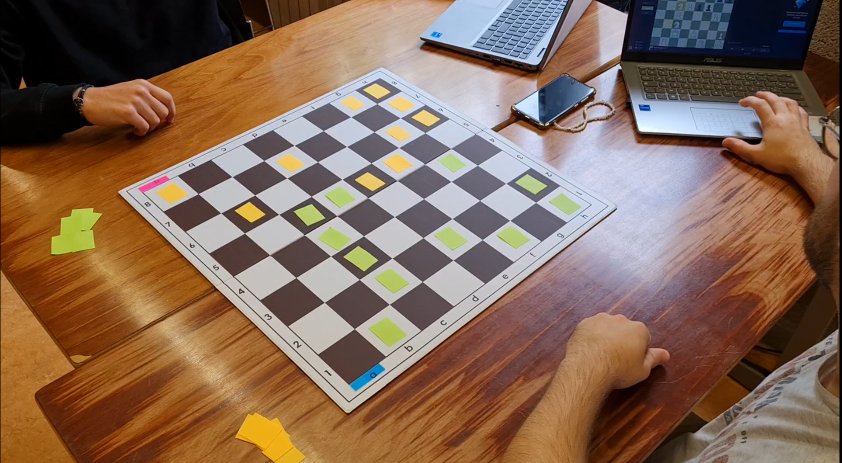
#> input picture project/step3/frames/frame05.png, 1684 x 926 px (shown at 1/2 size)
$ python detect_with_area.py
#> lines starting #> are read from the running program, lines starting #| are printed output that depends on the picture; after the words box and inside, x2 and y2 are one past the last pixel; in counts of white or black regions, pixels touching at a corner belong together
#> in main, frame is the input picture: shape (926, 1684, 3); mean B, G, R 85.9, 104.7, 132.8
### project/step3/calib.py
#*-----------------------------------------------------------------------------------------------*#
#*----------------------------------------Calib.py-----------------------------------------*#
#*-----------------------------------------------------------------------------------------------*#

#*
#* @project ELEN0016-2 - Computer Vision - Student Project - Task 2: Calibration
#* @authors Adrien Martins, Léa Rion and Elliot Bouchy
#* @team: group 9
#* @date
#* @brief Calibration of the chess grid

#*-------------------------------------------Imports---------------------------------------------*#
from datetime import datetime

import cv2
import math
import numpy as np

def are_corners_within_bounds(int_corners, ext_corners):
    """
    Vérifie si tous les coins détectés sont à l'intérieur des coins externes calculés.

    :param detected_corners: Tableau de coins détectés.
    :param external_corners: Tableau des coins externes, supposé être un quadrilatère (4 points).
    :return: True si tous les coins détectés sont à l'intérieur des limites, False sinon.
    """
    # Conversion des coins externes en un contour (polygone)
    contour = np.array(ext_corners, dtype=np.float32).reshape((-1, 1, 2))

    point = int_corners[0]  # Chaque coin détecté est dans un tableau [[x, y]]
    result = cv2.pointPolygonTest(contour, (point[0], point[1]), False)
    # print(result)

    # Si un point est en dehors du contour, retourner False
    if result < 0:
        return False

    # Tous les points sont à l'intérieur du contour
    return True


def corners_calibration(frame):
    """
    Perform a camera calibration as well as a corners and stickers detection

    :param frame: the frame to analyze

    :return is_calibrate: a flag to signal that the calibration is done
    :return rose_pos: the position of the rose sticker
    :return blue_pos: the position of the blue sticker
    :return corners: an array with the chessboard corner coordinates
    """

    # Initialize the the return variables
    is_calibrate = False
    rose_pos = [(0, 0), (0, 0)]
    blue_pos = [(0, 0), (0, 0)]
    corners = np.array([])

    # Define the internal board dimensions
    board_dimension = (7, 7)

    # Define methods to find the chessboard corners
    methods = [
        lambda img: img,
        lambda img: cv2.adaptiveThreshold(img, 255, cv2.ADAPTIVE_THRESH_GAUSSIAN_C, cv2.THRESH_BINARY, 11, 2),
        lambda img: cv2.equalizeHist(img)
    ]

    # Define criteria for corners refinement
    criteria = (cv2.TERM_CRITERIA_EPS + cv2.TERM_CRITERIA_MAX_ITER, 30, 0.001)

    # Get the sticker coordinates
    x_rose, y_rose, x_blue, y_blue, ret_stickers = corners_stickers(frame)
    rose_pos, blue_pos = [x_rose, y_rose], [x_blue, y_blue]

    # If the stickers are not found, set the flag and return
    if not ret_stickers:
        print("calibration not possible")
        is_calibrate = False
        return is_calibrate, rose_pos, blue_pos, corners

    # Convert to grayscale and apply a Gaussian blur filter
    gray = cv2.cvtColor(frame, cv2.COLOR_BGR2GRAY)
    gray = cv2.GaussianBlur(gray, (5, 5), 0)

    # Find chessboard corners by looping through the 3 methods
    for method in methods:

        processed = method(gray)

        # Test with the first function
        ret_corner, corners = cv2.findChessboardCorners(processed, board_dimension, cv2.CALIB_CB_ADAPTIVE_THRESH + cv2.CALIB_CB_FAST_CHECK + cv2.CALIB_CB_NORMALIZE_IMAGE)

        if ret_corner:

            break

        # Test with the second function
        ret_corner, corners = cv2.findChessboardCornersSB(processed, board_dimension, cv2.CALIB_CB_EXHAUSTIVE + cv2.CALIB_CB_ACCURACY)

        if ret_corner:

            break

    # If the corners are not found, set the flag and return
    if not ret_corner:
        return is_calibrate, rose_pos, blue_pos, corners

    # Refine the pixel coordinates
    # print(corners)
    corners2 = cv2.cornerSubPix(gray, corners, (11, 11), (-1, -1), criteria)

    # Determine the coordinates of the internal corners
    a1 = tuple(corners2[0][0])
    a8 = tuple(corners2[board_dimension[0]-1][0])
    h8 = tuple(corners2[-1][0])
    h1 = tuple(corners2[-(board_dimension[0])][0])
    internal_corners = np.array([a1, a8, h1, h8], dtype = np.float32)
    print('internal_corners')

    # Find the external corners of the chessboard and get the homography matrix
    external_corners, homography = corners_external(corners2, board_dimension)
    print('external_corners, homography')

    # Process the corners to determine the correct order
    final_corners, final_ext_corners = np.array(corners_process(internal_corners, external_corners, rose_pos, blue_pos))

    cv2.polylines(frame, [final_ext_corners.astype(np.int32)], isClosed = True, color = (0, 255, 0), thickness = 2)
    display_corners(final_corners, frame)

    is_calibrate = True
    return is_calibrate, rose_pos, blue_pos, final_ext_corners

def corners_external(corners, board_dimension, square_size=5):
    """
    Find the external corners of the chessboard using homography

    :param corners: detected internal corners of the chessboard
    :param board_dimension: the number of internal corners (width, height)
    :param square_size: the size of a square on the chessboard (in some units, e.g., cm or pixels)

    :return external_corners: external corners of the chessboard
    :return homography: the homography matrix
    """

    # Internal corners from detected chessboard (e.g., 6x6 for a 7x7 grid)
    internal_corners = corners.reshape(-1, 2)

    # Define the real-world coordinates of the internal corners
    # Assuming the chessboard is in the XY plane with Z=0
    obj_points = np.zeros((board_dimension[0] * board_dimension[1], 3), np.float32)
    obj_points[:, :2] = np.mgrid[0:(board_dimension[0]), 0:(board_dimension[1])].T.reshape(-1, 2)
    obj_points *= square_size

    # Define the real-world coordinates for the external corners (8x8 grid for a 7x7 chessboard)
    external_obj_points = np.array([
        [-square_size, -square_size], # Top-left external corner - a8
        [(board_dimension[0]) * square_size, -square_size], # Top-right external corner - h8
        [-square_size, (board_dimension[1]) * square_size], # Bottom-left external corner - a1
        [(board_dimension[0]) * square_size, (board_dimension[1]) * square_size] # Bottom-right external corner - h1
    ], dtype = np.float32)

    # Find the homography that maps the internal corners to the ideal grid internal corners
    homography, _ = cv2.findHomography(obj_points[:, :2], internal_corners)

    # Apply the homography to the external corners
    external_corners = cv2.perspectiveTransform(external_obj_points.reshape(-1, 1, 2), homography)

    return external_corners.reshape(-1, 2), homography

def corners_h1_h8 (pts, i_A, i_B):
    """
    Determine the indices of the points C and D given the indices of the points A and B

    :param pts: a list of 4 points
    :param i_A: the index of point A
    :param i_B: the index of point B

    :return i_C: the index of point C
    :return i_D: the index of point D
    """

    index = [0, 1, 2, 3]
    index_left = [x for x in index if x != i_A and x != i_B]
    i, j = index_left

    AC = np.linalg.norm(pts[i] - pts[i_A])
    AD = np.linalg.norm(pts[j] - pts[i_A])
    AB = np.linalg.norm(pts[i_B] - pts[i_A])
    BC = np.linalg.norm(pts[i_B] - pts[i])

    vect_AB = np.array(pts[i_A]) - np.array(pts[i_B])
    vect_BC = np.array(pts[i_B]) - np.array(pts[i])

    deg_ABC = math.degrees(np.arccos(np.dot(vect_AB, vect_BC)/(AB*BC)))

    if AC > AD and deg_ABC > 90:

        i_C = i
        i_D = j

    elif AC < AD and deg_ABC < 90:

        i_C = i
        i_D = j

    else:

        i_C = j
        i_D = i

    return i_C, i_D

def corners_process(int_corners, ext_corners, rose_pos, blue_pos):
    """
    Process the corners to determine the correct order and orientation

    :param int_corners: internal corners of the chessboard
    :param ext_corners: external corners of the chessboard
    :param rose_pos: position of the rose sticker
    :param blue_pos: position of the blue sticker

    :return ordered_corners: ordered corners of the chessboard
    :return ord_ext_corners: ordered external corners of the chessboard
    """

    # Find the center of each corner
    center_corners = (int_corners + ext_corners) / 2

    # Determine the order to have the correct orientation
    # Compute the distances of the corners to the stickers
    distances_to_x_blue = [np.linalg.norm(corner - blue_pos) for corner in ext_corners]
    index_a1 = np.argmin(distances_to_x_blue)
    distances_to_x_rose = [np.linalg.norm(corner - rose_pos) for corner in ext_corners]
    index_a8 = np.argmin(distances_to_x_rose)

    # Get the corners in the correct order
    a1 = center_corners[index_a1]
    a8 = center_corners[index_a8]

    index_h1, index_h8 = corners_h1_h8(ext_corners, index_a8, index_a1)
    h8 = center_corners[index_h8]
    h1 = center_corners[index_h1]
    ordered_corners = [a1, a8, h8, h1]

    ord_ext_corners=[ext_corners[index_a1],
                     ext_corners[index_a8],
                     ext_corners[index_h8],
                     ext_corners[index_h1]]

    bool_inversed_corners = are_corners_within_bounds(int_corners, ord_ext_corners)
    if not(bool_inversed_corners):
        ord_ext_corners[1], ord_ext_corners[2], ord_ext_corners[3] = ord_ext_corners[1], ord_ext_corners[3], ord_ext_corners[2]
        ordered_corners[1], ordered_corners[2], ordered_corners[3] = ordered_corners[1], ordered_corners[3], ordered_corners[2]

    return ordered_corners, ord_ext_corners

def corners_stickers(frame):
    """
    Find the blue and the rose stickers in the frame

    :param frame: a CV2 frame

    :return x_rose: the x coordinate of the rose sticker
    :return y_rose: the y coordinate of the rose sticker
    :return x_blue: the x coordinate of the blue sticker
    :return y_blue: the y coordinate of the blue sticker
    :return flag: a boolean indicating if the stickers were found
    """

    # Define the color ranges for rose and blue stickers in HSV
    rose_lower = np.array([160, 120, 120])
    rose_upper = np.array([179, 255, 255])
    blue_lower = np.array([90, 100, 100])
    blue_upper = np.array([130, 255, 255])

    # Define size thresholds for stickers
    min_area = 250
    max_area = 2500

    # Apply a Gaussian blur to the frame
    blurred_frame = cv2.GaussianBlur(frame, (5, 5), 0)
    hsv_frame = cv2.cvtColor(blurred_frame, cv2.COLOR_BGR2HSV)
#> hsv_frame: shape (926, 1684, 3); mean H, S, V 49.1, 118.2, 138.5

    # Create masks for rose and blue colors
    rose_mask = cv2.inRange(hsv_frame, rose_lower, rose_upper)
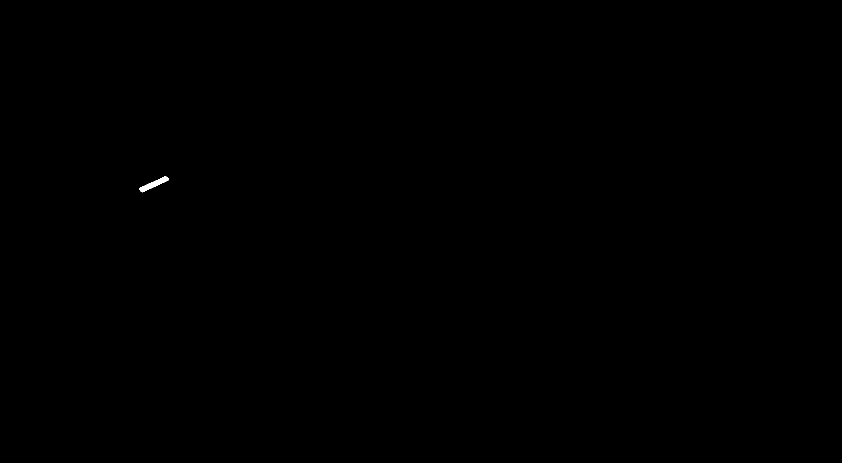
#> rose_mask: shape (926, 1684) (shown at 1/2 size); 0.04% white; 1 white region, box (x1, y1, x2, y2) and area: (278, 353, 338, 385) 619
    blue_mask = cv2.inRange(hsv_frame, blue_lower, blue_upper)
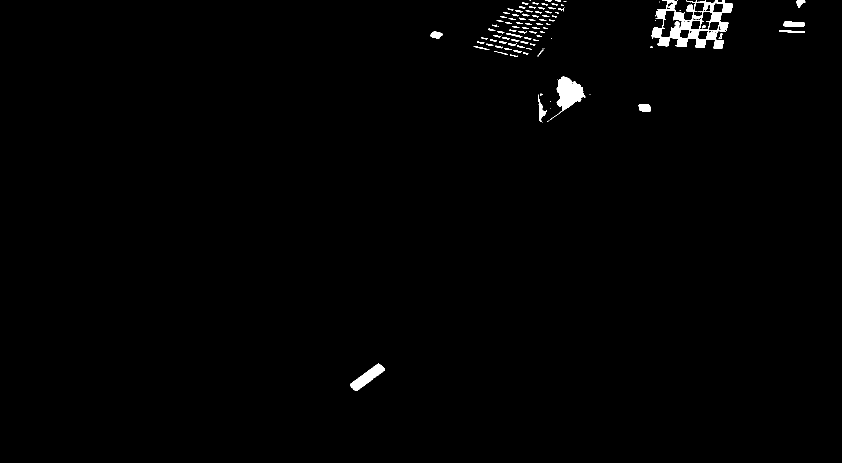
#> blue_mask: shape (926, 1684) (shown at 1/2 size); 0.92% white; 102 white regions (24 under 20 px), largest, box (x1, y1, x2, y2) and area: (1303, 0, 1466, 98) 6300, (1100, 153, 1171, 240) 2437, (700, 727, 770, 782) 1416

    # Morphological operations to clean the masks
    kernel = np.ones((5, 5), np.uint8)
    rose_mask = cv2.morphologyEx(rose_mask, cv2.MORPH_OPEN, kernel)
#> rose_mask: shape (926, 1684); 0.04% white; 1 white region, box (x1, y1, x2, y2) and area: (280, 353, 337, 383) 605
    rose_mask = cv2.morphologyEx(rose_mask, cv2.MORPH_CLOSE, kernel)
    blue_mask = cv2.morphologyEx(blue_mask, cv2.MORPH_OPEN, kernel)
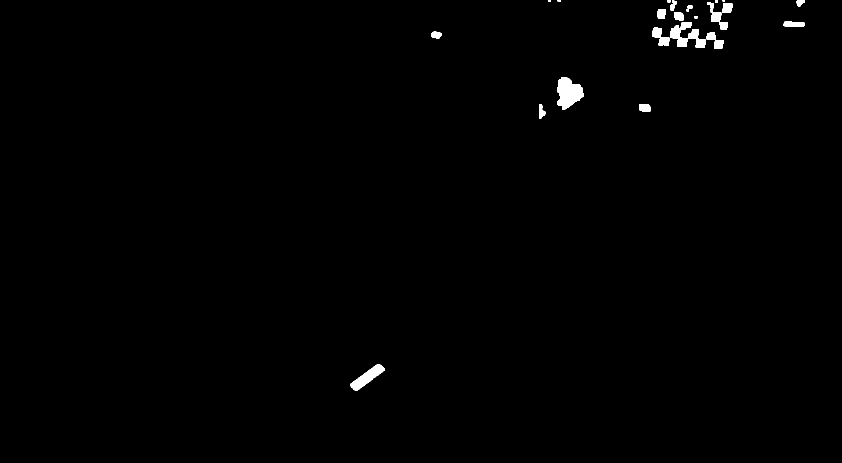
#> blue_mask: shape (926, 1684) (shown at 1/2 size); 0.65% white; 25 white regions (2 under 20 px), largest, box (x1, y1, x2, y2) and area: (1114, 154, 1168, 220) 2320, (701, 728, 769, 781) 1402, (1340, 44, 1383, 94) 1054
    blue_mask = cv2.morphologyEx(blue_mask, cv2.MORPH_CLOSE, kernel)
#> blue_mask: shape (926, 1684); 0.66% white; 16 white regions (1 under 20 px)

    # Find contours for the rose sticker and draw a rectangle around it
    rose_contours, _ = cv2.findContours(rose_mask, cv2.RETR_TREE, cv2.CHAIN_APPROX_SIMPLE)
#> rose_contours = 1 contour; box (x1, y1, x2, y2) and area: (280, 353, 337, 383) 543
    for contour in rose_contours:

        area = cv2.contourArea(contour)
        if min_area < area < max_area:

            perimeter = cv2.arcLength(contour, True)
            approx = cv2.approxPolyDP(contour, 0.02 * perimeter, True)

            if len(approx) >= 4:
                x_rose, y_rose, w, h = cv2.boundingRect(contour)
                cv2.rectangle(frame, (x_rose, y_rose), (x_rose + w, y_rose + h), (0, 0, 255), 2)
#> this loop made 1 pass
#> (area, perimeter, x_rose, y_rose, w, h) on pass 1: (543, 141.9, 280, 353, 57, 30)
#> frame: shape (926, 1684, 3); 0.03% of pixels changed, all inside (x1, y1, x2, y2) = (279, 352, 339, 385)


    # Find contours for blue stickers
    blue_contours, _ = cv2.findContours(blue_mask, cv2.RETR_TREE, cv2.CHAIN_APPROX_SIMPLE)
#> blue_contours = 16 contours, 2 with area under 20; largest, box (x1, y1, x2, y2) and area: (1304, 24, 1447, 97) 3000, (1114, 154, 1168, 220) 2228, (701, 728, 769, 781) 1328, (1414, 0, 1465, 60) 1004, (1567, 43, 1609, 54) 344
    blue_stickers = []
    for contour in blue_contours:

        area = cv2.contourArea(contour)
        if min_area < area < max_area:

            perimeter = cv2.arcLength(contour, True)
            approx = cv2.approxPolyDP(contour, 0.02 * perimeter, True)

            if len(approx) >= 4:

                x_blue, y_blue, w, h = cv2.boundingRect(contour)
                blue_stickers.append((x_blue, y_blue, w, h, area))
#> this loop made 16 passes
#> (area, perimeter, x_blue, y_blue, w, h) on passes 1, 2, 4, 6, 9, 12: (1327.5, 184.7, 701, 728, 68, 53), (277, 67.31, 1278, 209, 24, 14), (2228.5, 212.3, 1114, 154, 54, 66), (343.5, 97.9, 1567, 43, 42, 11), (267.5, 65.9, 1314, 19, 18, 19), (1004, 281.3, 1414, 0, 51, 60)
#> after the loop, blue_stickers = [(701, 728, 68, 53, 1327.5), (1278, 209, 24, 14, 277), (1114, 154, 54, 66, 2228.5), (1567, 43, 42, 11, 343.5), (1314, 19, 18, 19, 267.5), (1414, 0, 51, 60, 1004)]

    # If any value is not a value, return False
    if 'x_rose' not in locals() or 'y_rose' not in locals() or 'x_blue' not in locals() or 'y_blue' not in locals():

        return 0, 0, 0, 0, False

    # Process the blue elements to only get the blue sticker
    if len(blue_stickers) > 1 or blue_stickers[0][1] < 100:

        blue_stickers = [sticker for sticker in blue_stickers if sticker[0] >= 600 and sticker[1] >= 100]
#> blue_stickers = [(701, 728, 68, 53, 1327.5), (1278, 209, 24, 14, 277), (1114, 154, 54, 66, 2228.5)]

        # Sort by y (largest y is the lowest sticker in the image)
        if len(blue_stickers) <= 0:

            return 0, 0, 0, 0, False

        blue_stickers.sort(key=lambda x: x[1], reverse=True)
        chosen_blue = blue_stickers[0]
#> chosen_blue = (701, 728, 68, 53, 1327.5)

    else:

        chosen_blue = blue_stickers[0]

    # Draw the blue sticker
    x_blue, y_blue, w, h, _ = chosen_blue
#> x_blue = 701; y_blue = 728; w = 68; h = 53
    cv2.rectangle(frame, (x_blue, y_blue), (x_blue + w, y_blue + h), (255, 0, 0), 2)
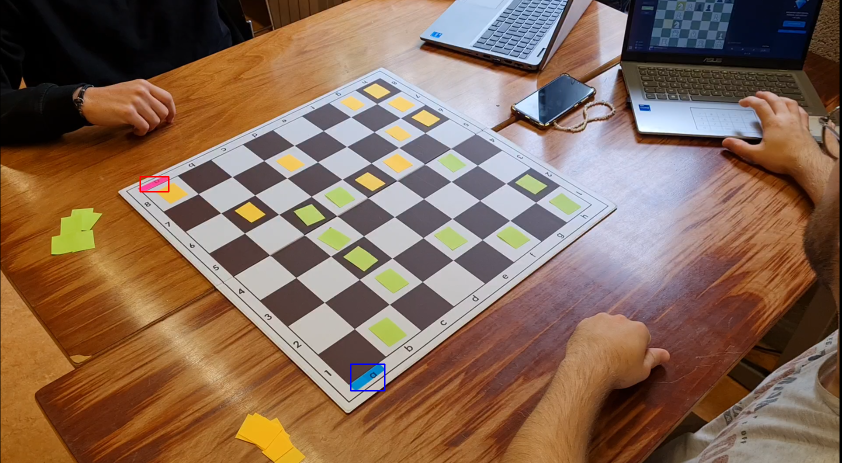
#> frame: shape (926, 1684, 3) (shown at 1/2 size); mean B, G, R 85.9, 104.6, 132.8

    return x_rose, y_rose, x_blue, y_blue, True

def display_corners(corners, frame):
    """
    Display the center of the 4 corners on the frame as circles:
    - a1: dark blue
    - a8: rose
    - h8: black
    - h1: white

    :param corners: the corners of the chessboard
    :param frame: the frame to display the corners on
    """

    # List of colors for each corner
    colors = [(139, 0, 0), # dark blue
                (255, 0, 255), # rose
                (0, 0, 0), # black
                (255, 255, 255)] # white

    # Draw the corners with different colors
    for i, point in enumerate(corners):

        color = colors[i]
        center = tuple(point.astype(int))
        cv2.circle(frame, center, radius = 5, color = color, thickness = -1)

    cv2.imshow("corners", frame)
    cv2.waitKey(500)

### project/step3/detect_with_area.py
import cv2
import numpy as np
from datetime import datetime
import os
from calib import corners_calibration

def find_chessboard_corners(frame, real_corners, grid_size=(9, 9)):
    """
    Find all chessboard corners using a homography matrix.
    """
    ideal_points = np.array([[j, i] for i in range(grid_size[0]) for j in range(grid_size[1])], dtype=np.float32)

    ideal_corners = np.array([
        ideal_points[0],                                # Top-left (0, 0)
        ideal_points[grid_size[1] - 1],                # Top-right (8, 0)
        ideal_points[-1],                              # Bottom-right (8, 8)
        ideal_points[(grid_size[0] - 1) * grid_size[1]] # Bottom-left (0, 8)
    ], dtype=np.float32)

    real_corners = real_corners.reshape(-1, 2)
    homography, _ = cv2.findHomography(ideal_corners, real_corners)

    ideal_points = ideal_points.reshape(-1, 1, 2)
    real_grid = cv2.perspectiveTransform(ideal_points, homography)
    real_grid = real_grid.reshape(grid_size[0], grid_size[1], 2)

    # Visualize detected corners
    debug_frame = frame.copy()
    for row in real_grid:
        for point in row:
            x, y = int(point[0]), int(point[1])
            cv2.circle(debug_frame, (x, y), radius=5, color=(0, 255, 0), thickness=-1)

    cv2.imshow("Chessboard Corners", debug_frame)
    cv2.waitKey(0)

    return real_grid


def detect_piece_by_pixel_count(frame, corners, grid_size=(8, 8), white_threshold=0.1, black_threshold=0.9):
    real_grid = find_chessboard_corners(frame, corners)
    game_state = np.zeros((8, 8), dtype=int)

    for row in range(8):
        for col in range(8):
            pt1 = real_grid[row][col]
            pt2 = real_grid[row][col+1]
            pt3 = real_grid[row+1][col+1]
            pt4 = real_grid[row+1][col]

            mask = np.zeros(frame.shape[:2], dtype=np.uint8)
            pts = np.array([pt1, pt2, pt3, pt4], dtype=np.int32)
            cv2.fillPoly(mask, [pts], 255)

            roi = cv2.bitwise_and(frame, frame, mask=mask)
            gray_roi = cv2.cvtColor(roi, cv2.COLOR_BGR2GRAY)

            total_pixels = np.sum(mask == 255)
            white_pixels = np.sum(gray_roi[mask == 255] > 160)
            white_percentage = white_pixels / total_pixels

            print (white_pixels, total_pixels, white_percentage)
            is_white_square = (row + col) % 2 == 0
            if is_white_square:
                piece_present = white_percentage < white_threshold
            else:
                piece_present = white_percentage < black_threshold

            if piece_present:
                game_state[row][col] = 7
            cv2.imshow(f'Square {row},{col}', roi)
            cv2.waitKey(0)
    return game_state

def pieces_initial(frame, rose_pos, blue_pos, corners, original_frame):
    """
    Determine the initial game state from a frame
    """
    print("initializing...")
    is_initialized = False

    # Detect pieces using pixel count method
    game_state = detect_piece_by_pixel_count(frame, corners)

    # Check if all 32 pieces are detected
    pieces_count = np.count_nonzero(game_state == 7)
    is_initialized = pieces_count == 32

    print(game_state)
    return is_initialized, game_state

def process_frame(frame):
    original_frame = frame.copy()
    is_calibrate, rose_pos, blue_pos, corners = corners_calibration(frame)
#> in corners_calibration, `x_rose, y_rose, x_blue, y_blue, ret_stickers = corners_stickers(frame)`: x_rose = 280; y_rose = 353; x_blue = 701; y_blue = 728; ret_stickers = True
#> in corners_calibration, `rose_pos, blue_pos = [x_rose, y_rose], [x_blue, y_blue]`: rose_pos = [280, 353]; blue_pos = [701, 728]
#> (the rest of the program and of its run is left out)
